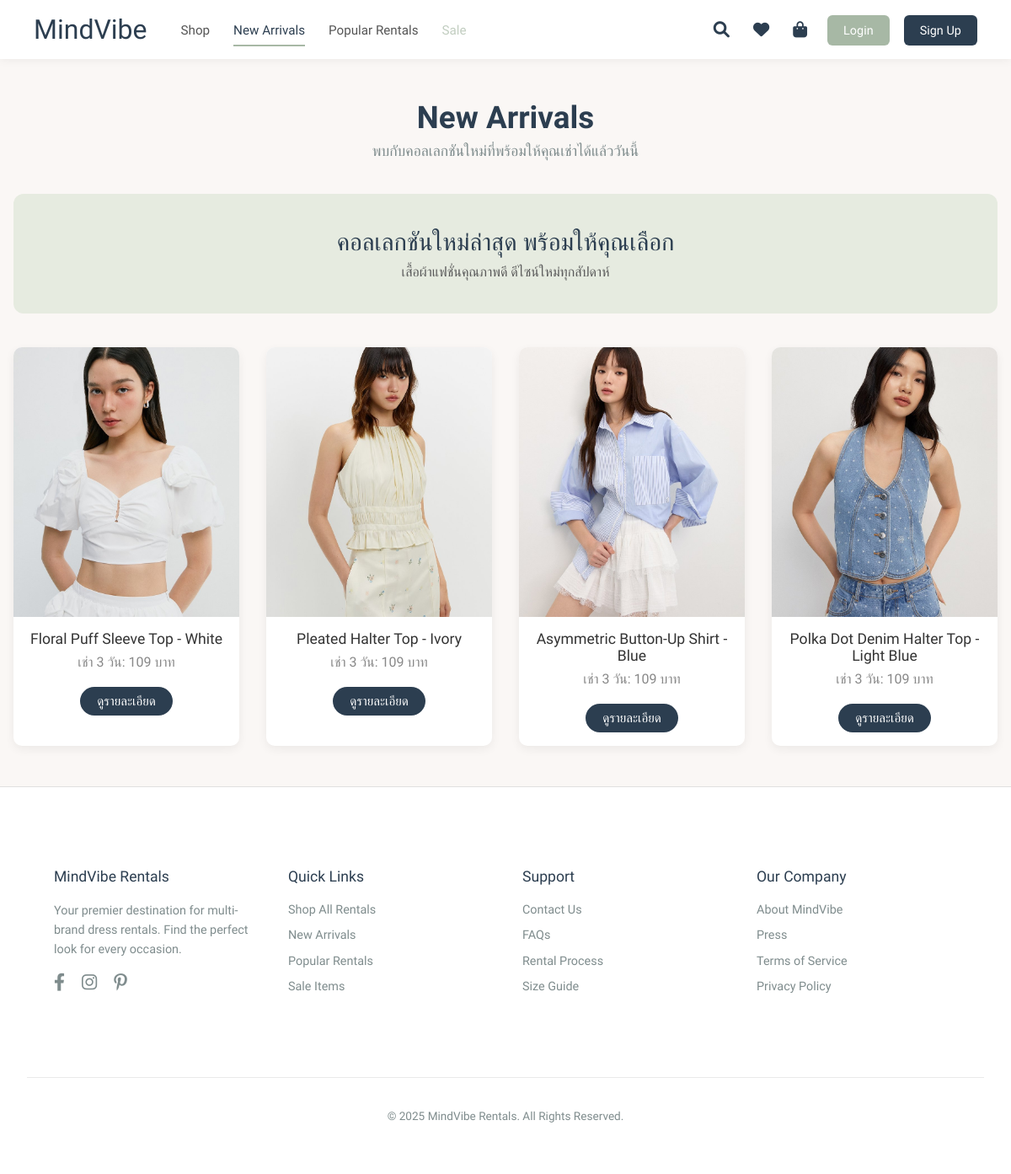
Page /new-arrivals/ on the committed database.
### clothes/models.py (models this page shows, shortened)
class Clothing(models.Model):
    category = models.ForeignKey(
        'Category',
        related_name='clothes',
        on_delete=models.SET_NULL,
        null=True,
        blank=True,
        help_text="เลือกหมวดหมู่สำหรับชุดนี้"
    )
    name = models.CharField(max_length=100, help_text="ชื่อชุด")
    slug = models.SlugField(max_length=120, unique=True, blank=True, help_text="URL (สร้างจากชื่ออัตโนมัติ)")
    description = models.TextField(help_text="รายละเอียดชุด, เนื้อผ้า, คำแนะนำในการเช่า (ถ้ามี)")
    image = models.ImageField(upload_to='clothing_images/', help_text="รูปภาพหลักของชุด")
    price_3_days = models.DecimalField(max_digits=10, decimal_places=2, null=True, blank=True, help_text="ราคาเช่า 3 วัน (บาท)")
    price_5_days = models.DecimalField(max_digits=10, decimal_places=2, null=True, blank=True, help_text="ราคาเช่า 5 วัน (บาท)")
    price_7_days = models.DecimalField(max_digits=10, decimal_places=2, null=True, blank=True, help_text="ราคาเช่า 7 วัน (บาท)")
    available_for_rent = models.BooleanField(default=True, help_text="ชุดนี้พร้อมให้เช่าหรือไม่?")
    created_at = models.DateTimeField(default=timezone.now)
    updated_at = models.DateTimeField(auto_now=True)
    class Meta:
        verbose_name = "สินค้าเสื้อผ้า"
        verbose_name_plural = "สินค้าเสื้อผ้า"
        ordering = ['-created_at', 'name']

### clothes/views.py (the view)
# urls.py: path('new-arrivals/', views.new_arrivals_view, name='new_arrivals'),
def new_arrivals_view(request):
    items = []
    try:
        items = Clothing.objects.filter(available_for_rent=True).order_by('-created_at')[:4]
    except Exception as e:
        print(f"Error querying Clothing items for New Arrivals: {e}")
        messages.error(request, "เกิดข้อผิดพลาดในการดึงข้อมูลสินค้ามาใหม่")
    context = {
        'page_title': 'New Arrivals',
        'new_arrival_items': items,
        'categories': Category.objects.filter(is_active=True).order_by('name'),
    }
    return render(request, 'clothes/new_arrivals_page.html', context)

### clothes/templates/clothes/new_arrivals_page.html (shortened to what this page needs)
{% extends "base.html" %}
{% load static %}
{% load humanize %}
{% block extra_head %}
<link rel="stylesheet" href="https://cdnjs.cloudflare.com/ajax/libs/font-awesome/6.0.0-beta3/css/all.min.css">
{% endblock %}
{% block content %}
<div class="new-arrivals-container">
    <div class="new-arrivals-header">
        <h1>{{ page_title|default:"สินค้ามาใหม่ล่าสุด" }}</h1>
        <p>พบกับคอลเลกชันใหม่ที่พร้อมให้คุณเช่าได้แล้ววันนี้</p>
    </div>
    <div class="new-arrivals-banner">
        <h2>คอลเลกชันใหม่ล่าสุด พร้อมให้คุณเลือก</h2>
        <p>เสื้อผ้าแฟชั่นคุณภาพดี ดีไซน์ใหม่ทุกสัปดาห์</p>
    </div>
    {% if new_arrival_items %}
        <div class="new-product-grid">
            {% for product_item in new_arrival_items %}
            <div class="new-product-card">
                <a href="{% url 'clothes:detail' product_item.pk %}" style="text-decoration: none; color: inherit;">
                    <div class="new-product-card-image-wrapper">
                        {% if product_item.image %}
                            <img src="{{ product_item.image.url }}" alt="{{ product_item.name }}">
                        {% else %}
                            <img src="{% static 'clothes/images/placeholder_product.png' %}" alt="No image available">
                        {% endif %}
                    </div>
                    <div class="product-card-info">
                        <h3 class="product-card-name">{{ product_item.name }}</h3>
                        {% if product_item.price_3_days %}
                            <p class="product-card-price">เช่า 3 วัน: {{ product_item.price_3_days|floatformat:0|intcomma }} บาท</p>
                        {% endif %}
                        <span class="product-card-button">ดูรายละเอียด</span>
                    </div>
                </a>
            </div>
            {% endfor %}
        </div>
    {% else %}
        <div style="text-align: center; padding: 3rem;">
            <p style="font-size: 1.2rem;">ขออภัยค่ะ ขณะนี้ยังไม่มีสินค้ามาใหม่</p>
        </div>
    {% endif %}
</div>
{% endblock %}

### clothes/templates/base.html (style rules this page uses)
* { box-sizing: border-box; margin: 0; padding: 0; }
body { font-family: 'Kanit', sans-serif; background-color: #FAF7F5; color: #4A4A4A; display: flex; flex-direction: column; min-height: 100vh; padding-top: 70px; -webkit-font-smoothing: antialiased; -moz-osx-font-smoothing: grayscale; }

### clothes/templates/clothes/new_arrivals_page.html (style rules this page uses)
body { font-family: 'Kanit', sans-serif; background-color: #FAF7F5; }
.new-arrivals-container { max-width: 1200px; margin: 2rem auto; padding: 1rem; }
.new-arrivals-header { text-align: center; margin-bottom: 2.5rem; }
.new-arrivals-header h1 { font-size: 2.3rem; color: #2C3E50; font-weight: 600; }
.new-arrivals-header p { font-size: 1.1rem; color: #7F8C8D; margin-top: 0.5rem; }
.new-arrivals-banner { background-color: #E6EBE0; color: #2C3E50; padding: 2.5rem 1.5rem; border-radius: 12px; text-align: center; margin-bottom: 2.5rem; }
.new-arrivals-banner h2 { font-size: 1.8rem; font-weight: 500; margin-bottom: 0.5rem; }
.new-arrivals-banner p { font-size: 1rem; color: #5A5A5A; }
.new-product-grid { display: grid; grid-template-columns: repeat(auto-fill, minmax(260px, 1fr)); gap: 2rem; }
.new-product-card { background-color: #fff; border-radius: 10px; box-shadow: 0 4px 12px rgba(0, 0, 0, 0.06); transition: transform 0.2s ease; overflow: hidden; }
.new-product-card-image-wrapper { height: 320px; overflow: hidden; }
.new-product-card-image-wrapper img { width: 100%; height: 100%; object-fit: cover; display: block; }
.product-card-info { padding: 1rem; text-align: center; }
.product-card-name { font-size: 1.1rem; font-weight: 500; margin-bottom: 0.5rem; color: #333; }
.product-card-price { font-size: 1rem; color: #888; margin-bottom: 0.75rem; }
.product-card-button { display: inline-block; margin-top: 0.5rem; padding: 0.5rem 1.25rem; border-radius: 25px; background-color: #2C3E50; color: white; font-size: 0.95rem; text-decoration: none; transition: background-color 0.2s ease; }

### rows in the picture
Clothing: image (picture), name "Floral Puff Sleeve Top - White", price_3_days "109"
Clothing: image (picture), name "Pleated Halter Top - Ivory", price_3_days "109"
Clothing: image (picture), name "Asymmetric Button-Up Shirt - Blue", price_3_days "109"
Clothing: image (picture), name "Polka Dot Denim Halter Top - Light Blue", price_3_days "109"

### other values in the picture
{{ page_title|default:"สินค้ามาใหม่ล่าสุด" }} "New Arrivals"
